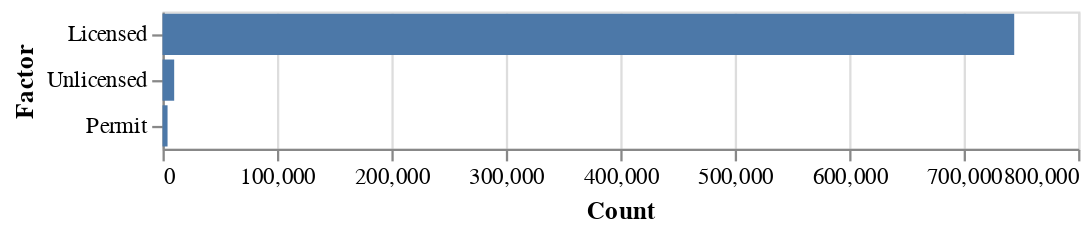

Notebook code cell kept with this figure:
### Code cell
alt.Chart(dl_status_combined_df).mark_bar().encode(
    x='Count:Q',
    y=alt.Y('Factor:N', sort='-x')
)

### Figure 1 — Vega-Lite specification as saved in the notebook (floating-point values rounded to 4 significant figures)
{"config": {"view": {"continuousWidth": 400, "continuousHeight": 300}}, "data": {"name": "data-d40cbe79f0baa9aeca7dd4556c0b595f"}, "mark": "bar", "encoding": {"x": {"type": "quantitative", "field": "Count"}, "y": {"type": "nominal", "field": "Factor", "sort": "-x"}}, "$schema": "https://vega.github.io/schema/vega-lite/v4.8.1.json", "datasets": {"data-d40cbe79f0baa9aeca7dd4556c0b595f": [{"Factor": "Licensed", "Count": 744164}, {"Factor": "Unlicensed", "Count": 10191}, {"Factor": "Permit", "Count": 4401}]}}
